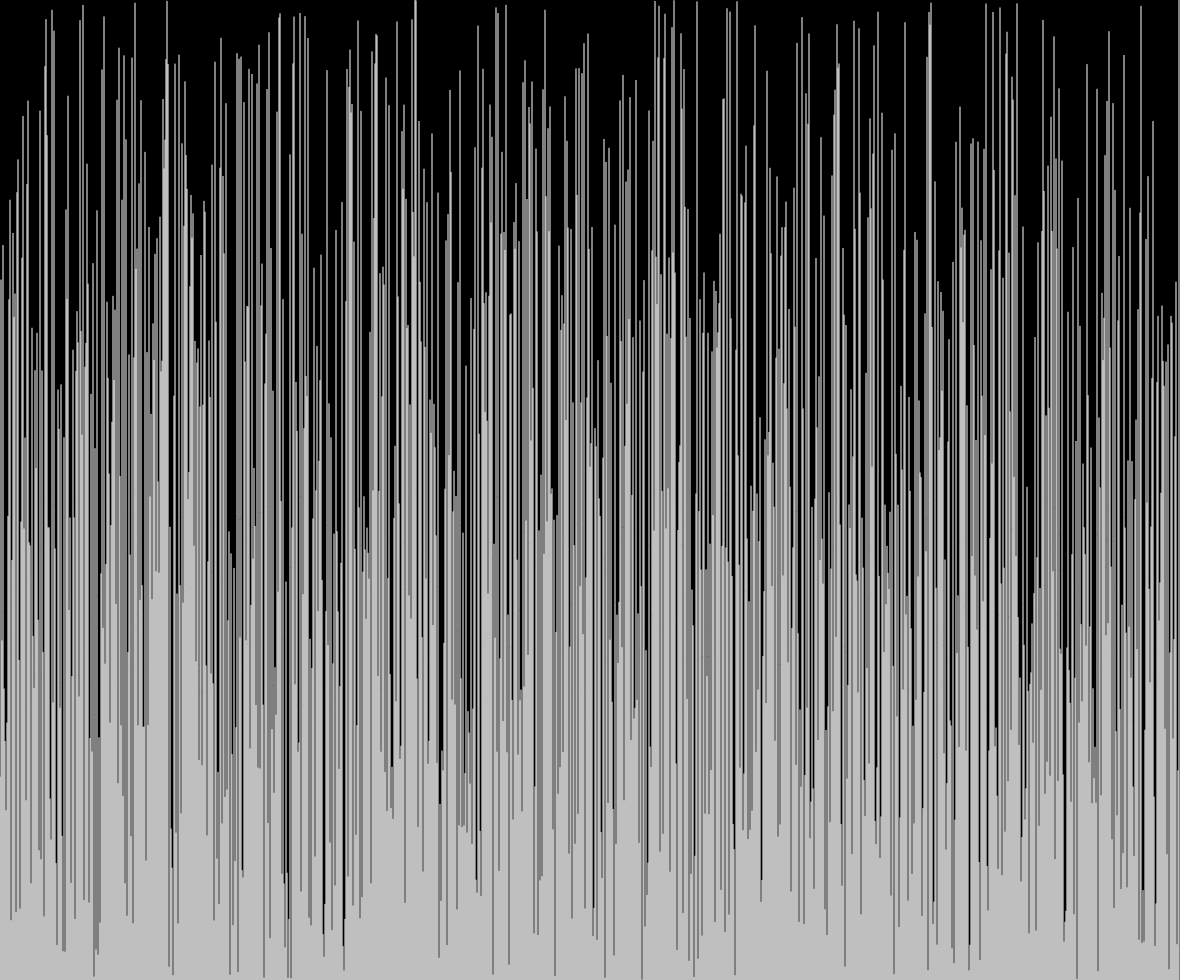
Frame 1 (no input)
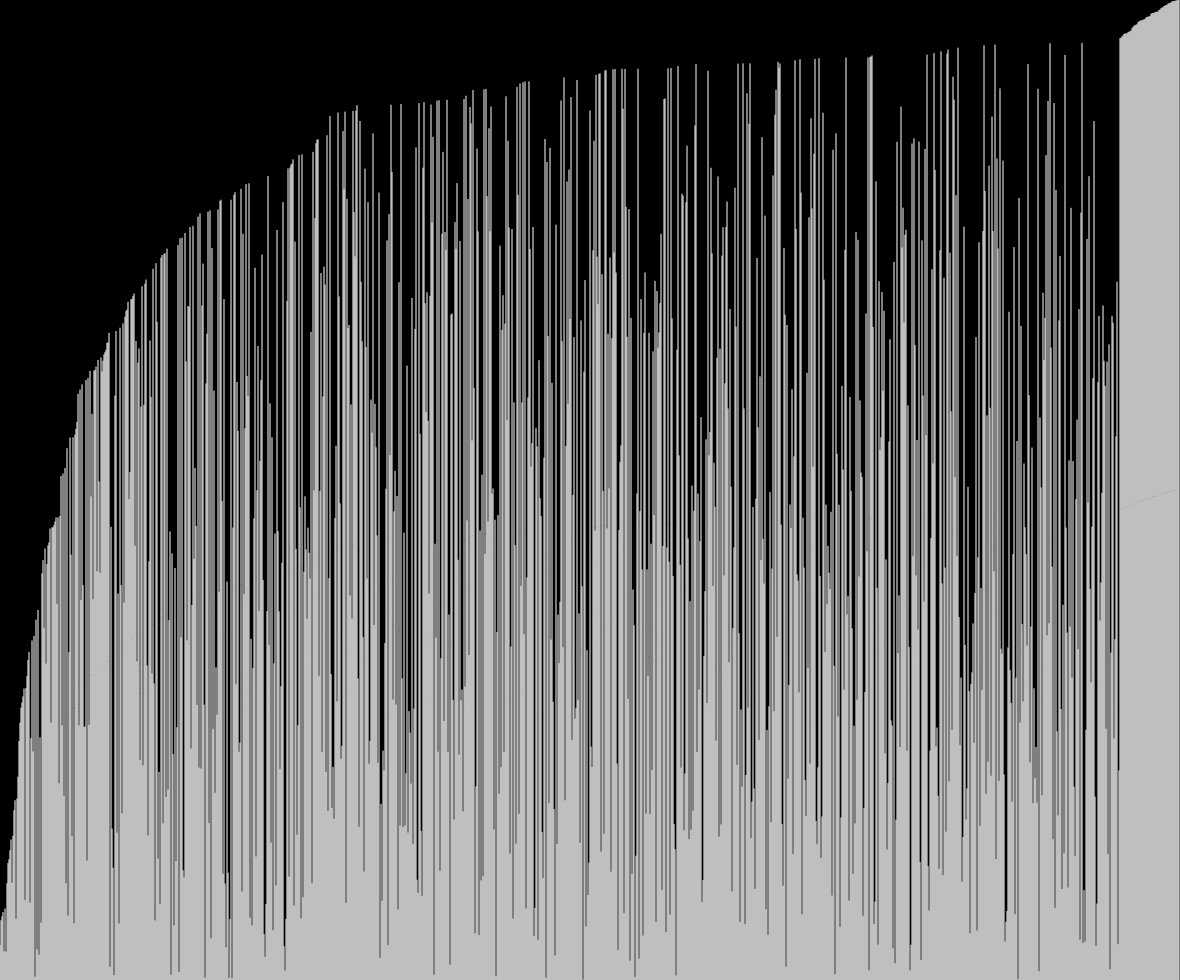
Frame 60 (no input)
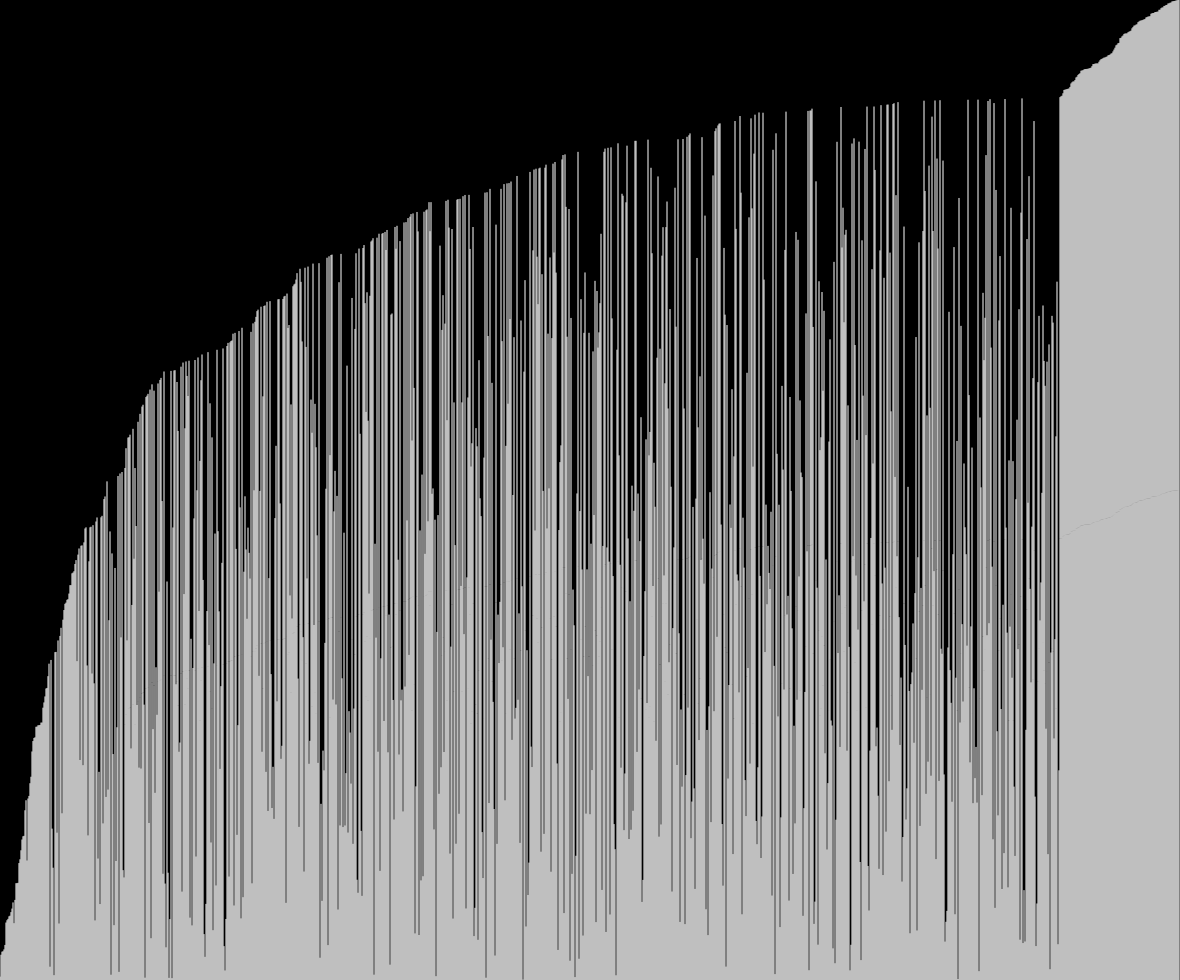
Frame 120 (the mouse pressed at the canvas centre since frame 60)

The p5.js sketch that drew these frames (run headless with seeded random() and noise() and a simulated clock; from frame 60 on, the mouse is pressed at the canvas centre):

// p5.js sketch
// ── sketch.js
let values = [];
let i = 0;
let j = 0;

function setup() {
  createCanvas(windowWidth - 20, windowHeight - 20);
  values = new Array(width);
  for (let i = 0; i < values.length; i++) {
    values[i] = random(height);
    //values[i] = noise(i/100.0)*height;
  }
}

function draw() {
  background(0);

  if (i < values.length) {
    for (let j = 0; j < values.length - i - 1; j++) {
      let a = values[j];
      let b = values[j + 1];
      if (a > b) {
        swap(values, j, j + 1);
      }
    }
  } else {
    console.log("finished");
    noLoop();
  }
  i++;

  for (let i = 0; i < values.length; i++) {
    stroke(255);
    line(i, height, i, height - values[i]);
  }
}

function swap(arr, a, b) {
  let temp = arr[a];
  arr[a] = arr[b];
  arr[b] = temp;
}
